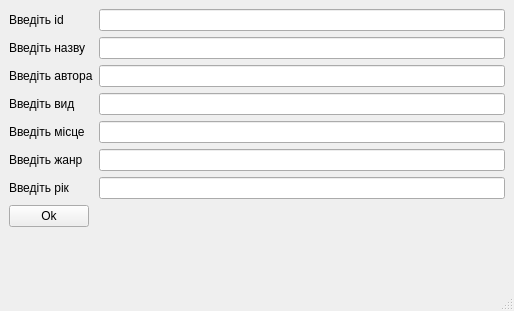
<?xml version="1.0" encoding="UTF-8"?>
<ui version="4.0">
 <class>InputWindow</class>
 <widget class="QMainWindow" name="InputWindow">
  <property name="geometry">
   <rect>
    <x>0</x>
    <y>0</y>
    <width>514</width>
    <height>311</height>
   </rect>
  </property>
  <property name="windowTitle">
   <string>Input Window</string>
  </property>
  <widget class="QWidget" name="centralwidget">
   <layout class="QFormLayout" name="formLayout">
    <item row="0" column="0">
     <widget class="QLabel" name="label">
      <property name="text">
       <string>Введіть id</string>
      </property>
     </widget>
    </item>
    <item row="0" column="1">
     <widget class="QLineEdit" name="lineEdit"/>
    </item>
    <item row="1" column="0">
     <widget class="QLabel" name="label_2">
      <property name="text">
       <string>Введіть назву</string>
      </property>
     </widget>
    </item>
    <item row="1" column="1">
     <widget class="QLineEdit" name="lineEdit_2"/>
    </item>
    <item row="2" column="0">
     <widget class="QLabel" name="label_3">
      <property name="text">
       <string>Введіть автора</string>
      </property>
     </widget>
    </item>
    <item row="2" column="1">
     <widget class="QLineEdit" name="lineEdit_3"/>
    </item>
    <item row="3" column="0">
     <widget class="QLabel" name="label_4">
      <property name="text">
       <string>Введіть вид</string>
      </property>
     </widget>
    </item>
    <item row="3" column="1">
     <widget class="QLineEdit" name="lineEdit_4"/>
    </item>
    <item row="4" column="0">
     <widget class="QLabel" name="label_5">
      <property name="text">
       <string>Введіть місце</string>
      </property>
     </widget>
    </item>
    <item row="4" column="1">
     <widget class="QLineEdit" name="lineEdit_6"/>
    </item>
    <item row="6" column="1">
     <widget class="QLineEdit" name="lineEdit_5"/>
    </item>
    <item row="8" column="0">
     <widget class="QPushButton" name="pushButton">
      <property name="text">
       <string>Ok</string>
      </property>
     </widget>
    </item>
    <item row="5" column="1">
     <widget class="QLineEdit" name="lineEdit_7"/>
    </item>
    <item row="5" column="0">
     <widget class="QLabel" name="label_6">
      <property name="text">
       <string>Введіть жанр</string>
      </property>
     </widget>
    </item>
    <item row="6" column="0">
     <widget class="QLabel" name="label_7">
      <property name="sizePolicy">
       <sizepolicy hsizetype="Maximum" vsizetype="Minimum">
        <horstretch>0</horstretch>
        <verstretch>0</verstretch>
       </sizepolicy>
      </property>
      <property name="text">
       <string>Введіть рік</string>
      </property>
     </widget>
    </item>
   </layout>
  </widget>
  <widget class="QMenuBar" name="menubar">
   <property name="geometry">
    <rect>
     <x>0</x>
     <y>0</y>
     <width>514</width>
     <height>26</height>
    </rect>
   </property>
  </widget>
  <widget class="QStatusBar" name="statusbar"/>
 </widget>
 <resources/>
 <connections/>
</ui>
